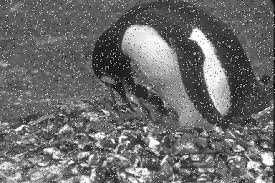
#> input picture filtering/img.png, 275 x 183 px
$ python learn.py
#> lines starting #> are read from the running program, lines starting #| are printed output that depends on the picture
from PIL import Image
from numpy import asarray
pil_im = Image.open("img.png").convert('L')
# pil_im.show()
# pil_im.thumbnail((pil_im.width*0.2,pil_im.height*0.2))
pil_im.save(fp="Penguins.png",bitmap_format="png")
im_array=asarray(pil_im)

img = im_array.astype('int32')
# 转换数组类型，避免溢出
new_img = img.copy()
for i in range(1, len(img) - 1):
    for j in range(1, len(img[0]) - 1):
        sum = int(int(- img[i - 1][j]) - img[i][j - 1] +4* img[i][j] - img[i][j + 1] - img[i + 1][j])
        new_img[i][j] = sum
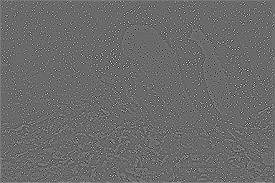
#> new_img: shape (183, 275) int32; min -634, max 881, mean 1.9; drawn with min black and max white
        # img[i][j] = sum

hist = [0]*(new_img.max()-new_img.min()+1)
#> hist = 1516 values from 0 to 0
for i in range( len(img) ):
    for j in range( len(img[0]) ):
        agrey=new_img[i][j]
        hist[agrey+new_img.min()]+=1
#> after the loop, hist = 1516 values, max 359 at index 882, min 0 at index 0, mean 33.2

acc_hist = []
acc_hist.append(float(hist[0]/len(hist)))
for i in range(1,len(hist)):
    acc_hist.append(acc_hist[i-1]+float(hist[i]/len(hist)))
#> after the loop, acc_hist = 1516 values from 0 to 33.2
small_partition = new_img.min()
#> small_partition = -634

for i in range(len(img)):
    for j in range(len(img[0])):
        agrey = new_img[i][j]
        new_img[i][j] = round(max(acc_hist[agrey-small_partition]*256,255))
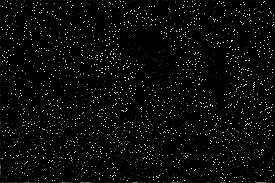
#> new_img: shape (183, 275) int32; min 255, max 8498, mean 577.8; drawn with min black and max white
img = img.astype('uint8')
# 转化为uint8
im = Image.fromarray(img)
im.save(fp="linear_penguins.png", format="png")

$ run again, with filtering/laplace_linear_penguins.png copied over filtering/img.png
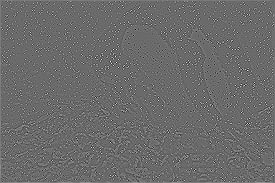
#> input picture filtering/laplace_linear_penguins.png, 275 x 183 px
#> pil_im is the input picture: PIL image 275x183 L; min 0, max 255, mean 106.5
#> after the loop `for i in range(1, len(img) - 1):`:
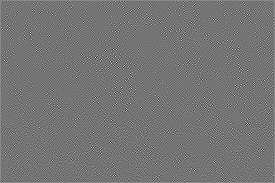
#> new_img: shape (183, 275) int32; min -683, max 808, mean 1.9; drawn with min black and max white
#> `hist = [0]*(new_img.max()-new_img.min()+1)`: hist = 1492 values from 0 to 0
#> after the loop `for i in range( len(img) ):`: hist = 1492 values, max 386 at index 805, min 0 at index 0, mean 33.73
#> after the loop `for i in range(1,len(hist)):`: acc_hist = 1492 values from 0 to 33.73
#> small_partition = -683
#> after the loop `for i in range(len(img)):`:
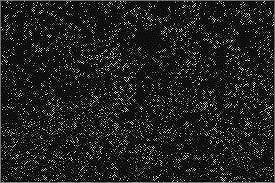
#> new_img: shape (183, 275) int32; min 255, max 8635, mean 1390.1; drawn with min black and max white
